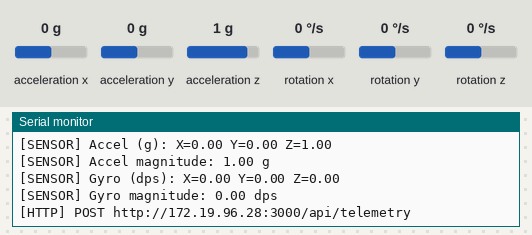
Simulated run of this sketch. Board: ESP32. Shown: the last lines printed to the serial monitor. Wiring (inferred from the names in the program): MPU-6050 motion sensor at I2C address 0x68. Inputs (shaded band) come from the test bench; at power-on: acceleration x 0 g, acceleration y 0 g, acceleration z 1 g, rotation x 0 °/s, rotation y 0 °/s, rotation z 0 °/s. WiFi joins after 1.5 s; servers stay silent unless stated; uploads are accepted with an empty reply.

Above: at 4.6 s.
4.7 s: acceleration x set to -1.4 g
At 5.1 s:
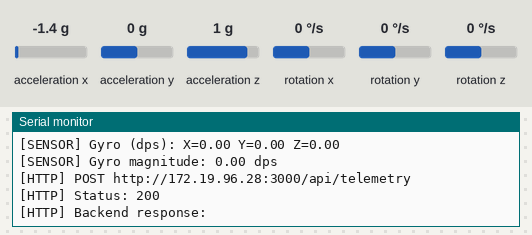
6.2 s: acceleration y set to -1.4 g
At 6.61 s:
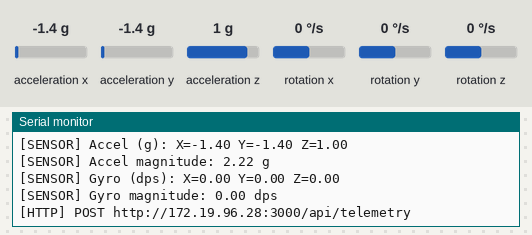
7.7 s: acceleration z set to -1.4 g
At 8.3 s:
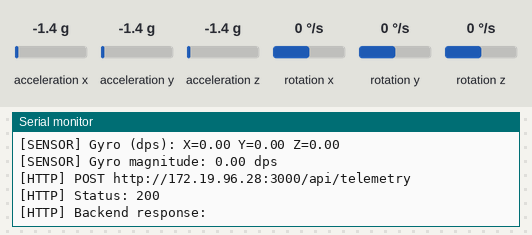
9.2 s: rotation x set to -192 °/s
At 9.62 s:
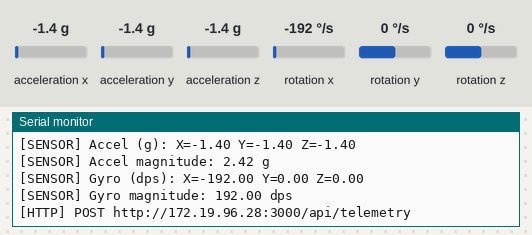
10.7 s: rotation y set to -192 °/s
At 11.63 s:
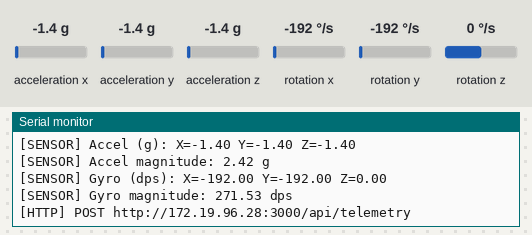
Timing chart, 0 to 13.2 s (numbered marks = the images above; inputs shaded):
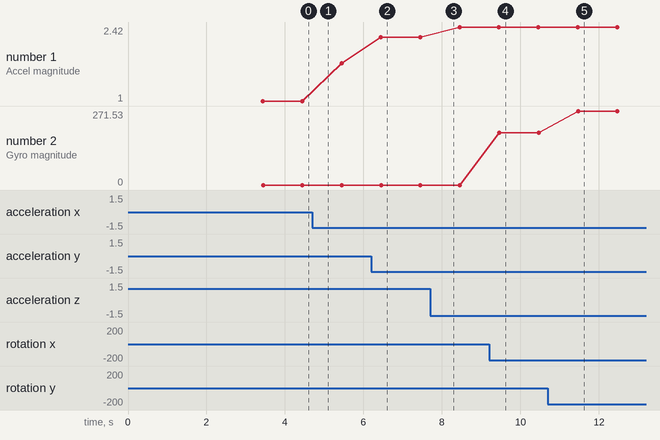

Measured:
- after the input at 6.2 s, the serial monitor: prints a new line after 0.24 s (image 2)
- after the input at 9.2 s, the serial monitor: prints a new line after 0.26 s (image 4)
- after the input at 10.7 s, the serial monitor: prints a new line after 0.76 s (image 5)
- plotted number 1: 1 → 1.72 after the input at 4.7 s, 1.72 → 2.22 after the input at 6.2 s, 2.22 → 2.42 after the input at 7.7 s
- plotted number 2: 0 → 192 after the input at 9.2 s, 192 → 271.53 after the input at 10.7 s

The sketch:

mpu6050.ino
```cpp
#include <WiFi.h>
#include <HTTPClient.h>
#include <Wire.h>
#include <ArduinoJson.h>
#include <math.h>

// ==================================================
// SAFEGUARD AI - ESP32 + MPU6050 + WIFI BACKEND
// ==================================================

const char* WIFI_SSID = "OnePlus 11 5G";
const char* WIFI_PASSWORD = "987654321";

const char* SERVER_URL =
  "http://172.19.96.28:3000/api/telemetry";
////
// MPU6050 wiring
const uint8_t SDA_PIN = 21;
const uint8_t SCL_PIN = 22;

// MPU6050 addresses
const uint8_t MPU_ADDR_68 = 0x68;
const uint8_t MPU_ADDR_69 = 0x69;

uint8_t mpuAddress = 0;
bool mpuReady = false;

unsigned long packetId = 0;
unsigned long lastSendMs = 0;
unsigned long lastMpuRetryMs = 0;
unsigned long lastWifiRetryMs = 0;

const unsigned long SEND_INTERVAL_MS = 1000;
const unsigned long MPU_RETRY_MS = 3000;
const unsigned long WIFI_RETRY_MS = 5000;

// Experimental threshold only.
// This is not a validated human-fall detector.
const float IMPACT_THRESHOLD_G = 3.0f;

// ==================================================
// I2C REGISTER FUNCTIONS
// ==================================================

bool readReg(uint8_t address, uint8_t reg,
             uint8_t &value) {
  Wire.beginTransmission(address);
  Wire.write(reg);

  if (Wire.endTransmission(false) != 0) {
    return false;
  }

  if (Wire.requestFrom((int)address, 1) != 1) {
    return false;
  }

  value = Wire.read();
  return true;
}

bool writeReg(uint8_t address, uint8_t reg,
              uint8_t value) {
  Wire.beginTransmission(address);
  Wire.write(reg);
  Wire.write(value);

  return Wire.endTransmission() == 0;
}

bool readRegs(uint8_t address, uint8_t startReg,
              uint8_t *buffer, size_t length) {
  Wire.beginTransmission(address);
  Wire.write(startReg);

  if (Wire.endTransmission(false) != 0) {
    return false;
  }

  if (Wire.requestFrom((int)address,
                       (int)length) != (int)length) {
    return false;
  }

  for (size_t i = 0; i < length; i++) {
    buffer[i] = Wire.read();
  }

  return true;
}

// ==================================================
// SCAN FOR MPU6050
// ==================================================

uint8_t scanForMPU() {
  bool found68 = false;
  bool found69 = false;

  Serial.println("[I2C] Scanning bus...");

  for (uint8_t address = 1;
       address < 127; address++) {

    Wire.beginTransmission(address);

    if (Wire.endTransmission() == 0) {
      Serial.print("[I2C] Device found at 0x");

      if (address < 16) {
        Serial.print('0');
      }

      Serial.println(address, HEX);

      if (address == MPU_ADDR_68) {
        found68 = true;
      }

      if (address == MPU_ADDR_69) {
        found69 = true;
      }
    }
  }

  if (found68) return MPU_ADDR_68;
  if (found69) return MPU_ADDR_69;

  Serial.println("[I2C] MPU6050 address not found.");
  return 0;
}

// ==================================================
// INITIALIZE MPU6050 USING DIRECT REGISTERS
// ==================================================

bool initializeMPU() {
  uint8_t address = scanForMPU();

  if (address == 0) {
    Serial.println("[MPU] No device at 0x68 or 0x69.");
    return false;
  }

  uint8_t whoAmI = 0;

  if (!readReg(address, 0x75, whoAmI)) {
    Serial.println("[MPU] Cannot read WHO_AM_I.");
    return false;
  }

  Serial.print("[MPU] WHO_AM_I = 0x");
  Serial.println(whoAmI, HEX);

  // Wake up the sensor and select clock source.
  if (!writeReg(address, 0x6B, 0x01)) {
    Serial.println("[MPU] Failed to wake sensor.");
    return false;
  }

  delay(100);

  // Accelerometer range: +/- 8g.
  if (!writeReg(address, 0x1C, 0x10)) {
    return false;
  }

  // Gyroscope range: +/- 500 degrees/second.
  if (!writeReg(address, 0x1B, 0x08)) {
    return false;
  }

  // Digital low-pass filter.
  if (!writeReg(address, 0x1A, 0x03)) {
    return false;
  }

  delay(50);

  uint8_t powerReg = 0;

  if (!readReg(address, 0x6B, powerReg)) {
    return false;
  }

  if (powerReg & 0x40) {
    Serial.println("[MPU] Sensor remains asleep.");
    return false;
  }

  mpuAddress = address;

  Serial.println("[MPU] READY - direct I2C mode.");
  return true;
}

// ==================================================
// READ MPU6050 DATA
// ==================================================

int16_t signedWord(uint8_t highByte,
                   uint8_t lowByte) {
  return (int16_t)(
    ((uint16_t)highByte << 8) | lowByte
  );
}

bool readMPU(float &ax, float &ay, float &az,
             float &gx, float &gy, float &gz) {
  uint8_t data[14];

  if (!readRegs(mpuAddress, 0x3B,
                data, sizeof(data))) {
    Serial.println("[MPU] Register read failed.");
    return false;
  }

  int16_t rawAx = signedWord(data[0], data[1]);
  int16_t rawAy = signedWord(data[2], data[3]);
  int16_t rawAz = signedWord(data[4], data[5]);

  int16_t rawGx = signedWord(data[8], data[9]);
  int16_t rawGy = signedWord(data[10], data[11]);
  int16_t rawGz = signedWord(data[12], data[13]);

  // +/-8g: 4096 LSB per g.
  ax = rawAx / 4096.0f;
  ay = rawAy / 4096.0f;
  az = rawAz / 4096.0f;

  // +/-500 dps: 65.5 LSB per degree/second.
  gx = rawGx / 65.5f;
  gy = rawGy / 65.5f;
  gz = rawGz / 65.5f;

  return true;
}

// ==================================================
// WIFI CONNECTION
// ==================================================

void connectWiFi() {
  if (WiFi.status() == WL_CONNECTED) {
    return;
  }

  Serial.print("[WiFi] Connecting to ");
  Serial.println(WIFI_SSID);

  WiFi.mode(WIFI_STA);
  WiFi.setSleep(false);
  WiFi.begin(WIFI_SSID, WIFI_PASSWORD);

  unsigned long started = millis();

  while (WiFi.status() != WL_CONNECTED &&
         millis() - started < 12000) {
    delay(300);
    Serial.print(".");
  }

  Serial.println();

  if (WiFi.status() == WL_CONNECTED) {
    Serial.println("[WiFi] CONNECTED");

    Serial.print("[WiFi] ESP32 IP: ");
    Serial.println(WiFi.localIP());

    Serial.print("[WiFi] Signal strength: ");
    Serial.print(WiFi.RSSI());
    Serial.println(" dBm");
  } else {
    Serial.print("[WiFi] Connection failed. Status: ");
    Serial.println((int)WiFi.status());

    Serial.println(
      "[WiFi] Check hotspot name, password and device limit."
    );
  }
}

// ==================================================
// SETUP
// ==================================================

void setup() {
  Serial.begin(115200);
  delay(1500);

  Serial.println();
  Serial.println("==================================");
  Serial.println(" SAFEGUARD AI SENSOR SYSTEM");
  Serial.println(" ESP32 + MPU6050 + Wi-Fi");
  Serial.println("==================================");

  Wire.begin(SDA_PIN, SCL_PIN);
  Wire.setClock(100000);
  delay(250);

  mpuReady = initializeMPU();
  lastMpuRetryMs = millis();

  connectWiFi();
  lastWifiRetryMs = millis();

  Serial.println("[Setup] Startup complete.");
  Serial.println("[Setup] Monitoring sensor and Wi-Fi.");
}

// ==================================================
// MAIN LOOP
// ==================================================

void loop() {

  // Retry Wi-Fi connection automatically.
  if (WiFi.status() != WL_CONNECTED &&
      millis() - lastWifiRetryMs >= WIFI_RETRY_MS) {

    lastWifiRetryMs = millis();
    connectWiFi();
  }

  // Retry sensor initialization automatically.
  if (!mpuReady &&
      millis() - lastMpuRetryMs >= MPU_RETRY_MS) {

    lastMpuRetryMs = millis();
    mpuReady = initializeMPU();
  }

  if (!mpuReady) {
    delay(10);
    return;
  }

  // Send one telemetry packet per second.
  if (millis() - lastSendMs < SEND_INTERVAL_MS) {
    delay(5);
    return;
  }

  lastSendMs = millis();

  float ax, ay, az;
  float gx, gy, gz;

  if (!readMPU(ax, ay, az, gx, gy, gz)) {
    mpuReady = false;
    lastMpuRetryMs = millis();
    return;
  }

  float accelMagnitude =
    sqrtf(ax * ax + ay * ay + az * az);

  float gyroMagnitude =
    sqrtf(gx * gx + gy * gy + gz * gz);

  bool impactCandidate =
    accelMagnitude >= IMPACT_THRESHOLD_G;

  // Print sensor values.
  Serial.println("----------------------------------");

  Serial.printf("[SENSOR] Packet #%lu\n",
                packetId + 1);

  Serial.printf(
    "[SENSOR] Accel (g): X=%.2f Y=%.2f Z=%.2f\n",
    ax, ay, az
  );

  Serial.printf(
    "[SENSOR] Accel magnitude: %.2f g\n",
    accelMagnitude
  );

  Serial.printf(
    "[SENSOR] Gyro (dps): X=%.2f Y=%.2f Z=%.2f\n",
    gx, gy, gz
  );

  Serial.printf(
    "[SENSOR] Gyro magnitude: %.2f dps\n",
    gyroMagnitude
  );

  // Build JSON payload.
  StaticJsonDocument<768> doc;

  doc["device_id"] = "SG-ESP32-01";
  doc["worker_id"] = "WK-8942";
  doc["packet_id"] = ++packetId;

  doc["accel_x_g"] = ax;
  doc["accel_y_g"] = ay;
  doc["accel_z_g"] = az;
  doc["accel_magnitude_g"] = accelMagnitude;

  doc["gyro_x_dps"] = gx;
  doc["gyro_y_dps"] = gy;
  doc["gyro_z_dps"] = gz;
  doc["gyro_magnitude_dps"] = gyroMagnitude;

  doc["impact_detected"] = impactCandidate;

  doc["motion_state"] =
    impactCandidate ? "IMPACT_CANDIDATE" : "MONITORING";

  doc["uptime_ms"] = millis();

  // These sensors are not integrated yet.
  doc["temperature_c"] = nullptr;
  doc["humidity_pct"] = nullptr;
  doc["mq135_adc"] = nullptr;

  doc["temperature_available"] = false;
  doc["humidity_available"] = false;
  doc["mq135_available"] = false;
  doc["laser_available"] = false;
  doc["vibration_sensor_available"] = false;
  doc["mq135_calibrated"] = false;
  doc["laser_detected"] = false;
  doc["vibration_detected"] = false;

  String payload;
  serializeJson(doc, payload);

  // Check Wi-Fi before sending.
  if (WiFi.status() != WL_CONNECTED) {
    Serial.println("[HTTP] Skipped: Wi-Fi disconnected.");
    return;
  }

  WiFiClient client;
  HTTPClient http;

  Serial.print("[HTTP] POST ");
  Serial.println(SERVER_URL);

  if (!http.begin(client, SERVER_URL)) {
    Serial.println("[HTTP] Could not start HTTP client.");
    return;
  }

  http.setConnectTimeout(4000);
  http.setTimeout(5000);

  http.addHeader("Content-Type", "application/json");

  int status = http.POST(payload);

  Serial.printf("[HTTP] Status: %d\n", status);

  if (status > 0) {
    Serial.print("[HTTP] Backend response: ");
    Serial.println(http.getString());
  } else {
    Serial.print("[HTTP] Error: ");
    Serial.println(http.errorToString(status));

    Serial.println(
      "[HTTP] Check backend IP, server and firewall."
    );
  }

  http.end();
}
```
